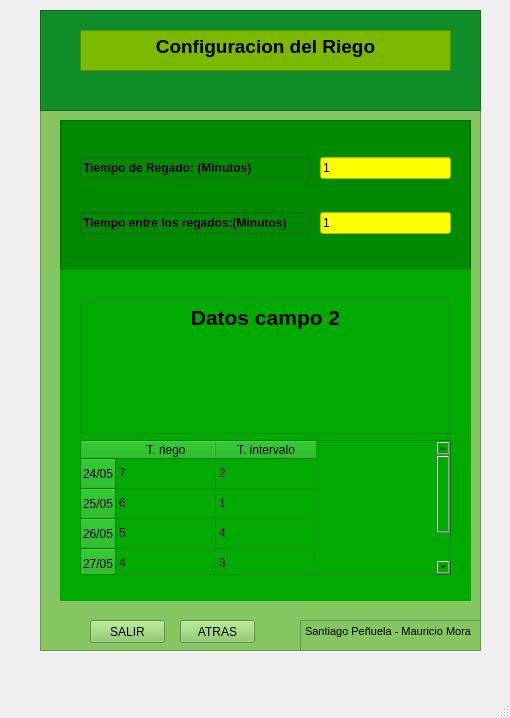
<?xml version="1.0" encoding="UTF-8"?>
<ui version="4.0">
 <class>MainWindow</class>
 <widget class="QMainWindow" name="MainWindow">
  <property name="geometry">
   <rect>
    <x>0</x>
    <y>0</y>
    <width>510</width>
    <height>718</height>
   </rect>
  </property>
  <property name="windowTitle">
   <string>MainWindow</string>
  </property>
  <widget class="QWidget" name="centralwidget">
   <widget class="QFrame" name="frame_2">
    <property name="geometry">
     <rect>
      <x>40</x>
      <y>110</y>
      <width>441</width>
      <height>541</height>
     </rect>
    </property>
    <property name="styleSheet">
     <string notr="true">background-color: rgb(133, 197, 98);</string>
    </property>
    <property name="frameShape">
     <enum>QFrame::StyledPanel</enum>
    </property>
    <property name="frameShadow">
     <enum>QFrame::Raised</enum>
    </property>
    <widget class="QTextEdit" name="textEdit_2">
     <property name="geometry">
      <rect>
       <x>260</x>
       <y>510</y>
       <width>181</width>
       <height>31</height>
      </rect>
     </property>
     <property name="readOnly">
      <bool>true</bool>
     </property>
     <property name="html">
      <string>&lt;!DOCTYPE HTML PUBLIC &quot;-//W3C//DTD HTML 4.0//EN&quot; &quot;http://www.w3.org/TR/REC-html40/strict.dtd&quot;&gt;
&lt;html&gt;&lt;head&gt;&lt;meta name=&quot;qrichtext&quot; content=&quot;1&quot; /&gt;&lt;style type=&quot;text/css&quot;&gt;
p, li { white-space: pre-wrap; }
&lt;/style&gt;&lt;/head&gt;&lt;body style=&quot; font-family:'MS Shell Dlg 2'; font-size:8.25pt; font-weight:400; font-style:normal;&quot;&gt;
&lt;p style=&quot; margin-top:0px; margin-bottom:0px; margin-left:0px; margin-right:0px; -qt-block-indent:0; text-indent:0px;&quot;&gt;Santiago Peñuela - Mauricio Mora&lt;/p&gt;&lt;/body&gt;&lt;/html&gt;</string>
     </property>
    </widget>
    <widget class="QFrame" name="frame_3">
     <property name="geometry">
      <rect>
       <x>20</x>
       <y>10</y>
       <width>411</width>
       <height>151</height>
      </rect>
     </property>
     <property name="styleSheet">
      <string notr="true">background-color: rgb(0, 138, 0);</string>
     </property>
     <property name="frameShape">
      <enum>QFrame::StyledPanel</enum>
     </property>
     <property name="frameShadow">
      <enum>QFrame::Raised</enum>
     </property>
     <widget class="QWidget" name="verticalLayoutWidget_2">
      <property name="geometry">
       <rect>
        <x>20</x>
        <y>10</y>
        <width>231</width>
        <height>131</height>
       </rect>
      </property>
      <layout class="QVBoxLayout" name="verticalLayout_2">
       <item>
        <widget class="QLineEdit" name="lineEdit_4">
         <property name="font">
          <font>
           <pointsize>9</pointsize>
           <weight>75</weight>
           <bold>true</bold>
          </font>
         </property>
         <property name="text">
          <string>Tiempo de Regado: (Minutos)</string>
         </property>
         <property name="readOnly">
          <bool>true</bool>
         </property>
        </widget>
       </item>
       <item>
        <widget class="QLineEdit" name="lineEdit_3">
         <property name="font">
          <font>
           <pointsize>9</pointsize>
           <weight>75</weight>
           <bold>true</bold>
          </font>
         </property>
         <property name="text">
          <string>Tiempo entre los regados:(Minutos)</string>
         </property>
         <property name="readOnly">
          <bool>true</bool>
         </property>
        </widget>
       </item>
      </layout>
     </widget>
     <widget class="QWidget" name="verticalLayoutWidget">
      <property name="geometry">
       <rect>
        <x>260</x>
        <y>10</y>
        <width>131</width>
        <height>131</height>
       </rect>
      </property>
      <layout class="QVBoxLayout" name="verticalLayout">
       <item>
        <widget class="QLineEdit" name="lineEdit">
         <property name="styleSheet">
          <string notr="true">background-color: rgb(255, 255, 0);</string>
         </property>
         <property name="text">
          <string>1</string>
         </property>
        </widget>
       </item>
       <item>
        <widget class="QLineEdit" name="lineEdit_2">
         <property name="styleSheet">
          <string notr="true">background-color: rgb(255, 255, 0);</string>
         </property>
         <property name="text">
          <string>1</string>
         </property>
        </widget>
       </item>
      </layout>
     </widget>
    </widget>
    <widget class="QWidget" name="widget" native="true">
     <property name="geometry">
      <rect>
       <x>20</x>
       <y>160</y>
       <width>411</width>
       <height>331</height>
      </rect>
     </property>
     <property name="styleSheet">
      <string notr="true">background-color: rgb(0, 170, 0);</string>
     </property>
     <widget class="QWidget" name="verticalLayoutWidget_3">
      <property name="geometry">
       <rect>
        <x>20</x>
        <y>30</y>
        <width>371</width>
        <height>275</height>
       </rect>
      </property>
      <layout class="QVBoxLayout" name="verticalLayout_3">
       <item>
        <widget class="QTextEdit" name="textEdit_3">
         <property name="styleSheet">
          <string notr="true">color:rgb(0, 0, 0);</string>
         </property>
         <property name="readOnly">
          <bool>true</bool>
         </property>
         <property name="html">
          <string>&lt;!DOCTYPE HTML PUBLIC &quot;-//W3C//DTD HTML 4.0//EN&quot; &quot;http://www.w3.org/TR/REC-html40/strict.dtd&quot;&gt;
&lt;html&gt;&lt;head&gt;&lt;meta name=&quot;qrichtext&quot; content=&quot;1&quot; /&gt;&lt;style type=&quot;text/css&quot;&gt;
p, li { white-space: pre-wrap; }
&lt;/style&gt;&lt;/head&gt;&lt;body style=&quot; font-family:'MS Shell Dlg 2'; font-size:8.25pt; font-weight:400; font-style:normal;&quot;&gt;
&lt;p align=&quot;center&quot; style=&quot; margin-top:0px; margin-bottom:0px; margin-left:0px; margin-right:0px; -qt-block-indent:0; text-indent:0px;&quot;&gt;&lt;span style=&quot; font-size:16pt; font-weight:600;&quot;&gt;Datos campo 2&lt;/span&gt;&lt;/p&gt;&lt;/body&gt;&lt;/html&gt;</string>
         </property>
        </widget>
       </item>
       <item>
        <widget class="QTableWidget" name="lista_2">
         <row>
          <property name="text">
           <string>24/05</string>
          </property>
         </row>
         <row>
          <property name="text">
           <string>25/05</string>
          </property>
         </row>
         <row>
          <property name="text">
           <string>26/05</string>
          </property>
         </row>
         <row>
          <property name="text">
           <string>27/05</string>
          </property>
         </row>
         <column>
          <property name="text">
           <string>T. riego</string>
          </property>
         </column>
         <column>
          <property name="text">
           <string>T. intervalo</string>
          </property>
         </column>
         <item row="0" column="0">
          <property name="text">
           <string>7</string>
          </property>
         </item>
         <item row="0" column="1">
          <property name="text">
           <string>2</string>
          </property>
         </item>
         <item row="1" column="0">
          <property name="text">
           <string>6</string>
          </property>
         </item>
         <item row="1" column="1">
          <property name="text">
           <string>1</string>
          </property>
         </item>
         <item row="2" column="0">
          <property name="text">
           <string>5</string>
          </property>
         </item>
         <item row="2" column="1">
          <property name="text">
           <string>4</string>
          </property>
         </item>
         <item row="3" column="0">
          <property name="text">
           <string>4</string>
          </property>
         </item>
         <item row="3" column="1">
          <property name="text">
           <string>3</string>
          </property>
         </item>
        </widget>
       </item>
      </layout>
     </widget>
    </widget>
    <widget class="QPushButton" name="pushButton_salir">
     <property name="geometry">
      <rect>
       <x>50</x>
       <y>510</y>
       <width>75</width>
       <height>23</height>
      </rect>
     </property>
     <property name="text">
      <string>SALIR</string>
     </property>
    </widget>
    <widget class="QPushButton" name="pushButton_atras">
     <property name="geometry">
      <rect>
       <x>140</x>
       <y>510</y>
       <width>75</width>
       <height>23</height>
      </rect>
     </property>
     <property name="text">
      <string>ATRAS</string>
     </property>
    </widget>
   </widget>
   <widget class="QFrame" name="frame">
    <property name="geometry">
     <rect>
      <x>40</x>
      <y>10</y>
      <width>441</width>
      <height>101</height>
     </rect>
    </property>
    <property name="styleSheet">
     <string notr="true">background-color: rgb(16, 140, 41);</string>
    </property>
    <property name="frameShape">
     <enum>QFrame::StyledPanel</enum>
    </property>
    <property name="frameShadow">
     <enum>QFrame::Raised</enum>
    </property>
    <widget class="QTextEdit" name="textEdit">
     <property name="geometry">
      <rect>
       <x>40</x>
       <y>20</y>
       <width>371</width>
       <height>41</height>
      </rect>
     </property>
     <property name="font">
      <font>
       <pointsize>14</pointsize>
       <weight>75</weight>
       <bold>true</bold>
      </font>
     </property>
     <property name="styleSheet">
      <string notr="true">color: rgb(0, 0, 0);
background-color: rgb(123, 184, 0);</string>
     </property>
     <property name="readOnly">
      <bool>true</bool>
     </property>
     <property name="html">
      <string>&lt;!DOCTYPE HTML PUBLIC &quot;-//W3C//DTD HTML 4.0//EN&quot; &quot;http://www.w3.org/TR/REC-html40/strict.dtd&quot;&gt;
&lt;html&gt;&lt;head&gt;&lt;meta name=&quot;qrichtext&quot; content=&quot;1&quot; /&gt;&lt;style type=&quot;text/css&quot;&gt;
p, li { white-space: pre-wrap; }
&lt;/style&gt;&lt;/head&gt;&lt;body style=&quot; font-family:'MS Shell Dlg 2'; font-size:14pt; font-weight:600; font-style:normal;&quot;&gt;
&lt;p align=&quot;center&quot; style=&quot; margin-top:0px; margin-bottom:0px; margin-left:0px; margin-right:0px; -qt-block-indent:0; text-indent:0px;&quot;&gt;Configuracion del Riego&lt;/p&gt;&lt;/body&gt;&lt;/html&gt;</string>
     </property>
    </widget>
   </widget>
  </widget>
  <widget class="QMenuBar" name="menubar">
   <property name="geometry">
    <rect>
     <x>0</x>
     <y>0</y>
     <width>510</width>
     <height>21</height>
    </rect>
   </property>
  </widget>
  <widget class="QStatusBar" name="statusbar"/>
 </widget>
 <resources/>
 <connections/>
</ui>
